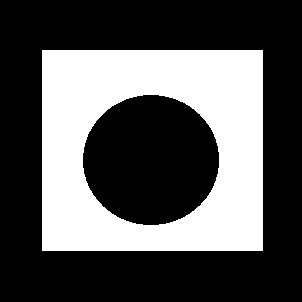
#> input picture test.png, 302 x 302 px
$ python 8_hough.py
#> lines starting #> are read from the running program, lines starting #| are printed output that depends on the picture; after the words box and inside, x2 and y2 are one past the last pixel; in counts of white or black regions, pixels touching at a corner belong together
#霍夫变换（直线、随机取点以加快速度、圆形）
import cv2
import numpy as np

img = cv2.imread('test.png')
#> img is the input picture: shape (302, 302, 3); 33.5% white; 1 white region, box (x1, y1, x2, y2) and area: (42, 50, 263, 251) 30546
img=cv2.resize(img,(480,480))
#> img: shape (480, 480, 3)
gray = cv2.cvtColor(img,cv2.COLOR_BGR2GRAY)
edges = cv2.Canny(gray,50,150,apertureSize = 3)
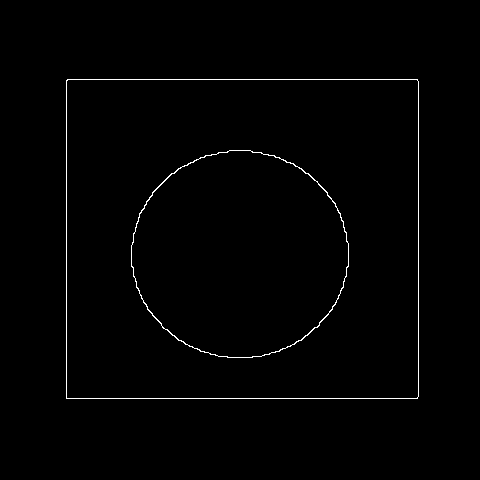
#> edges: shape (480, 480); 0.94% white in thin lines or dots, all inside (x1, y1, x2, y2) = (66, 79, 419, 399)
lines = cv2.HoughLines(edges,1,np.pi/180,200)
#> lines = [[398, 1.57], [79, 1.57], [66, 0], [418, 0]]
cv2.imshow('canny',edges)
for rho,theta in [x[0] for x in lines]:
    a = np.cos(theta)
    b = np.sin(theta)
    x0 = a*rho
    y0 = b*rho
    x1 = int(x0 + 1000*(-b))
    y1 = int(y0 + 1000*(a))
    x2 = int(x0 - 1000*(-b))
    y2 = int(y0 - 1000*(a))
    cv2.line(img,(x1,y1),(x2,y2),(0,0,255),1,16)
#> this loop made 4 passes
#> (rho, theta, a, b, x0, y0, x1, y1) on passes 1 to 4: (398, 1.57, -4.37e-08, 1, -1.74e-05, 398, -1000, 397), (79, 1.57, -4.37e-08, 1, -3.45e-06, 79, -1000, 78), (66, 0, 1, 0, 66, 0, 66, 1000), (418, 0, 1, 0, 418, 0, 418, 1000)
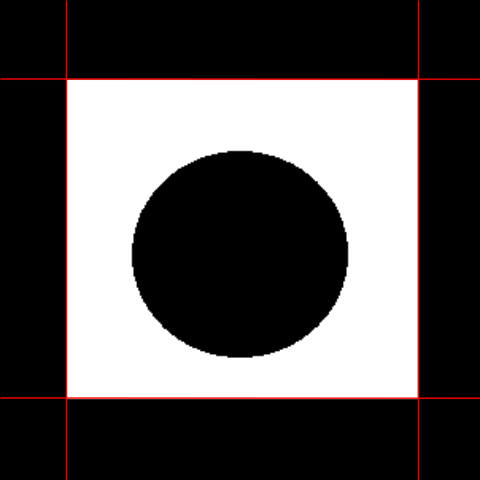
#> img: shape (480, 480, 3); mean B, G, R 84.5, 84.5, 87.4
cv2.imshow('houghlines3',img)

#Probabilistic Hough Transform
minLineLength = 100
maxLineGap = 15
lines = cv2.HoughLinesP(edges,1,np.pi/180,100,minLineLength,maxLineGap)
#> lines = [[67, 79, 417, 79], [66, 398, 417, 398], [418, 396, 418, 81], [66, 397, 66, 80]]
img = cv2.imread('test.png')
img=cv2.resize(img,(480,480))
for x1,y1,x2,y2 in [x[0] for x in lines]:
    cv2.line(img,(x1,y1),(x2,y2),(0,255,0),3,16)
#> this loop made 4 passes
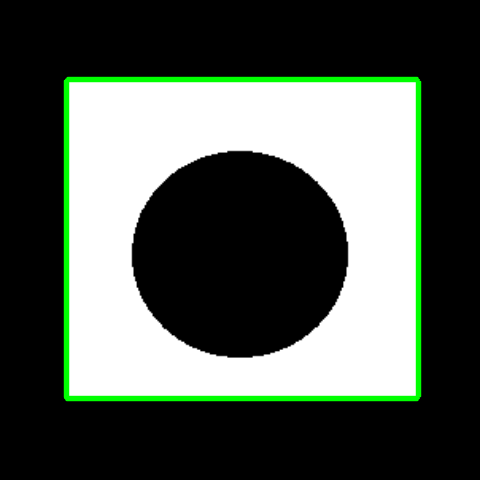
#> img: shape (480, 480, 3); mean B, G, R 81.5, 89.5, 81.5

#圆形霍夫
gary = cv2.medianBlur(gray,5)
circles = cv2.HoughCircles(gray,cv2.HOUGH_GRADIENT,1,20,param1=50,param2=30,minRadius=50,maxRadius=550)
#> circles = [[239.5, 259.5, 109.4]]
if not circles is None:
    circles = np.uint16(np.around(circles))
#> circles = [[240, 260, 109]]
    for i in circles[0,:]:
        # draw the outer circle
        cv2.circle(img,(i[0],i[1]),i[2],(0,255,0),2)
        # draw the center of the circle
        cv2.circle(img,(i[0],i[1]),2,(0,0,255),3)
#> this loop made 1 pass
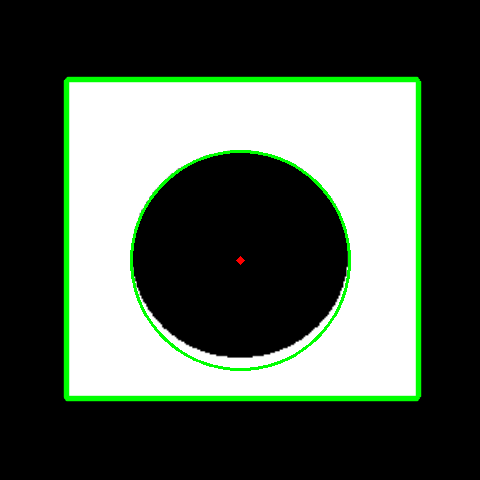
#> img: shape (480, 480, 3); 0.91% of pixels changed, all inside (x1, y1, x2, y2) = (130, 150, 351, 371)

cv2.imshow('Probabilistic Hough+circles',img)

cv2.waitKey(0)
cv2.destroyAllWindows()
